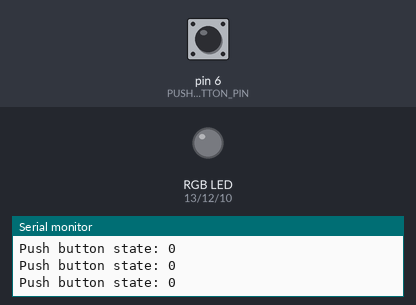
Simulated run of this sketch. Board: Arduino Uno, built with avr-gcc and run on an emulated ATmega328P. Parts: an RGB LED mixed from three pins (HIGH = lit), the last lines printed to the serial monitor. Inputs (shaded band) come from the test bench; at power-on: pin 6 (PUSH_BUTTON_PIN) LOW.

Above: at 1.2 s.
1.3 s: pin 6 (PUSH_BUTTON_PIN) pulled HIGH for 0.15 s
At 1.39 s:
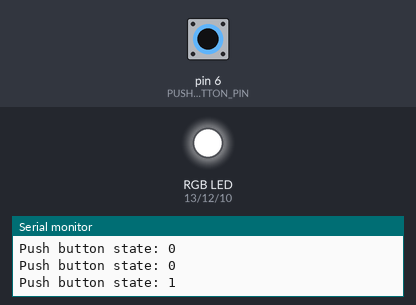
2.9 s: pin 6 (PUSH_BUTTON_PIN) pulled HIGH for 3.2 s
At 7.1 s:
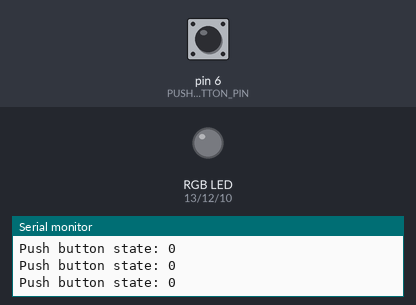
Timing chart, 0 to 8.6 s (numbered marks = the images above; inputs shaded):
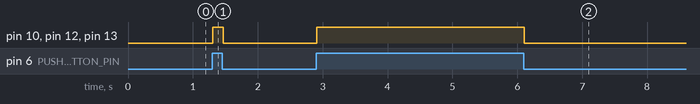

Measured:
- after the input at 1.3 s, pin 10 (BLUE_PIN), pin 12 (GREEN_PIN), pin 13 (RED_PIN): LOW → HIGH at once, → LOW 0.16 s later
- after the input at 2.9 s, pin 10 (BLUE_PIN), pin 12 (GREEN_PIN), pin 13 (RED_PIN): LOW → HIGH at once, → LOW 3.2 s later

The sketch:

8PBoffRGBWhite_PBONRGBOFF.ino
```cpp
/*
  This program reads the state of a push button connected to pin 6 and controls an RGB LED connected to pins 13, 12, and 10.
  When the push button is not pressed, the RGB LED is turned on and displays a white light (all colors on).
  When the push button is pressed, the RGB LED is turned off.

  The state of the push button is displayed on the Serial Monitor for troubleshooting purposes.
*/

// Declare pin variables
const int PUSH_BUTTON_PIN = 6;  // Push button pin is connected to pin 6
const int RED_PIN = 13;        // Red pin is connected to pin 13
const int GREEN_PIN = 12;      // Green pin is connected to pin 12
const int BLUE_PIN = 10;       // Blue pin is connected to pin 10

void setup() {
  pinMode(PUSH_BUTTON_PIN, INPUT);  // Set push button pin as regular input
  pinMode(RED_PIN, OUTPUT);        // Set red pin as output
  pinMode(GREEN_PIN, OUTPUT);      // Set green pin as output
  pinMode(BLUE_PIN, OUTPUT);       // Set blue pin as output
  Serial.begin(9600);              // Initialize Serial Monitor with baud rate of 9600
}

void loop() {
  int buttonState = digitalRead(PUSH_BUTTON_PIN);  // Read push button pin's state and store the result in the buttonState variable
  if (buttonState == HIGH) {  // If push button is not pressed
    digitalWrite(RED_PIN, HIGH);   // Turn on red LED
    digitalWrite(GREEN_PIN, HIGH); // Turn on green LED
    digitalWrite(BLUE_PIN, HIGH);  // Turn on blue LED
  } else {                    // If push button is pressed
    digitalWrite(RED_PIN, LOW);    // Turn off red LED
    digitalWrite(GREEN_PIN, LOW);  // Turn off green LED
    digitalWrite(BLUE_PIN, LOW);   // Turn off blue LED
  }

  // Display push button's state on the Serial Monitor for troubleshooting
  Serial.print("Push button state: ");  // Print label for push button's state
  Serial.println(buttonState);          // Display push button's state on the Serial Monitor
}
```
